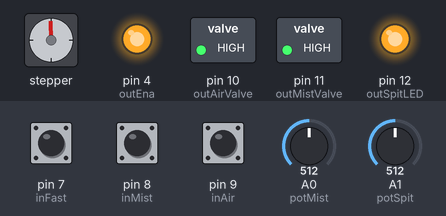
The sketch below on a simulated Arduino Uno, built with avr-gcc and run on an emulated ATmega328P. On the bench: stepper motor, switched loads named in the sketch (green lamp = pin HIGH), output pins drawn as LEDs (lit = HIGH). Wiring (inferred from the names in the program): stepper motor driver (200 steps per turn assumed): step pin 3; direction pin 2. Inputs (shaded band) come from the test bench; at power-on: pin 8 (inMist) HIGH, A1 (potSpit) = 512, pin 7 (inFast) HIGH, pin 9 (inAir) HIGH, A0 (potMist) = 512. Pins used as bus, display or sensor lines are not drawn.

Above: at 1.2 s.
1.3 s: pin 8 (inMist) pulled LOW for 0.15 s
At 1.39 s:
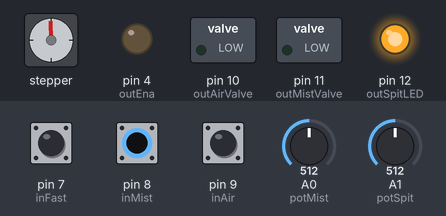
4.3 s: A1 (potSpit) set to 858
6.5 s: A1 (potSpit) set to 892
At 7.4 s:
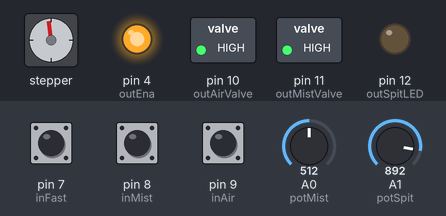
9.5 s: pin 7 (inFast) pulled LOW for 0.15 s
At 9.57 s:
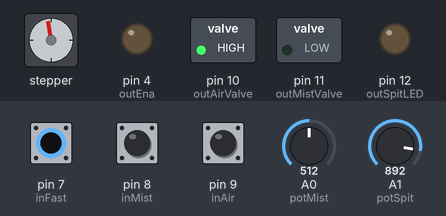
11.1 s: pin 9 (inAir) pulled LOW for 0.15 s
At 11.17 s:
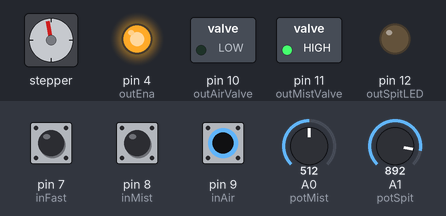
12.7 s: pin 8 (inMist) pulled LOW for 1 s
At 21.7 s:
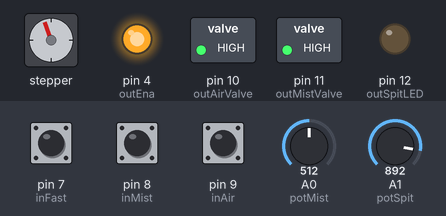
Timing chart, 0 to 26.5 s (numbered marks = the images above; inputs shaded):
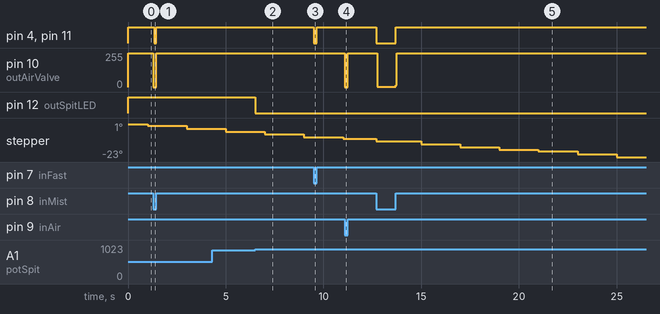

Measured:
- the behaviour switches between 874 and 875 on A1 (potSpit) (found by bisection; images 1 and 2)
- after the input at 1.3 s, pin 4 (outEna), pin 11 (outMistValve): HIGH → LOW at once, → HIGH 0.12 s later; pin 10 (outAirValve): 255/255 → 0/255 at once, → 255/255 0.15 s later
- after the input at 6.5 s, pin 12 (outSpitLED): HIGH → LOW at once
- after the input at 9.5 s, pin 4 (outEna), pin 11 (outMistValve): HIGH → LOW at once, → HIGH 0.15 s later
- after the input at 11.1 s, pin 10 (outAirValve): 255/255 → 0/255 at once, → 255/255 0.15 s later
- after the input at 12.7 s, pin 4 (outEna), pin 11 (outMistValve): HIGH → LOW at once, → HIGH 1.0 s later; pin 10 (outAirValve): 255/255 → 3/255 at once, → 255/255 0.96 s later

The sketch:

ColdEND_1.9.ino
```cpp
// (licence header left out)
#include <TimerOne.h>                       // Required library: https://github.com/PaulStoffregen/TimerOne
#include "config.h"


// Mist and spit variables
long mist_flow_rate;                        // Coolant flow rate value
int spit_time;                              // Spit mode time
byte spit_stat = 0;                         // Spit mode state
int mist_pot;                               // Raw mist potentiometer value
int mist_prev;                              // Previous smoothed mist potentiometer value
int mist_smooth;                            // Smoothed mist potentiometer value
int spit_pot;                               // Raw spit potentiometer value
byte air_valve = 0;                         // Air valve state (on/off)
byte mist_valve = 0;                        // Mist valve state (on/off)
unsigned long spit_start;                   // Spit mode start time in millis
unsigned long spit_stop;                    // Spit mode stop time in millis
byte mist_stat = HIGH;                      // Mist switch status
byte air_stat = HIGH;                       // Air switch status
byte ext_stat = HIGH;                       // External mist switch status
byte old_stat;                              // Previous status of external mist switch

// Display variables
float mist_pot_val;                         // Mist value in milliliter
int spit_pot_val;                           // Spit value in seconds
byte spit_mode;                             // Spit mode state
unsigned long prev_refresh = 0;             // Previous refresh time in millis
unsigned long curr_refresh;                 // Current refresh time in millis
float mist_pot_old;                         // Previous values to check for changes
int spit_pot_old;
byte mist_valve_old;
byte air_valve_old;

float exp_scale = log(max_ml_per_hour/min_ml_per_hour); // Exponential flow scaling

// Pump icon
const float pi = 3.14159267;
const int icon_center_x=75;
const int icon_center_y=58;
int iconvalue=1;
int iconcnt = 1;
int x;
int y;


void setup() {
  // Set output pins
  pinMode(outStep, OUTPUT);
  pinMode(outDir, OUTPUT);
  pinMode(outEna, OUTPUT);
  pinMode(outMistValve, OUTPUT);
  pinMode(outAirValve, OUTPUT);
  pinMode(outSpitLED, OUTPUT);

  // Set input pins
  pinMode(inMist, INPUT_PULLUP);
  pinMode(inFast, INPUT_PULLUP);
  pinMode(inAir, INPUT_PULLUP);

  // Set stepper pins
  digitalWrite(outDir, LOW);                // Change direction with HIGH and LOW
  digitalWrite(outEna, HIGH);               // Disable stepper

  // Initialize Display
  #ifdef SSD1306
    Serial.begin(9600);
    display.begin(SSD1306_SWITCHCAPVCC, OLED_ADD);
  #endif

  #ifdef SH1106
    Serial.begin(9600);
    display.begin(SH1106_SWITCHCAPVCC, OLED_ADD);
  #endif

  #ifdef HT16K33
    mistDisplay.begin(LED1_ADD);
    mistDisplay.setBrightness(BRIGHTNESS);
    spitDisplay.begin(LED2_ADD);
    spitDisplay.setBrightness(BRIGHTNESS);
  #endif

  #ifdef LCD
    lcd.begin();
    lcd.backlight();
  #endif

  Timer1.initialize(1000000);               // Initialize timer1
  Timer1.attachInterrupt(callback);         // Attaches callback() as a timer overflow interrupt
}


void loop() {
  readSpitPot();                            // Read values from spit pot
  readMistPot();                            // Read values from mist pot

  #ifdef momentary_switch                   // If momentary switches, check for toggling
    checkMistStat();
    #ifdef ext_mist_ctrl
      air_stat = HIGH;
    #else
      checkAirStat();
    #endif
  #else                                     // Else if normal switches, read switches
    mist_stat = digitalRead(inMist);
    air_stat = digitalRead(inAir);
  #endif

  if (spit_time > spit_min_time) {          // Activate spit LED when spit time > 1s
    digitalWrite(outSpitLED, HIGH);
  }
  else {
    digitalWrite(outSpitLED, LOW);
  }

  if (air_stat == LOW) {                    // Switching air valve
    openAirValve();
  }
  else {
    closeAirValve();
  }

  if (digitalRead(inFast) == LOW) {         // Switch to fast mode (overrides normal operation)
    #ifdef drain_system
      if (mist_pot_val == 0) {
        digitalWrite(outDir, HIGH);
      }
      else {
        digitalWrite(outDir, LOW);
      }
    #endif
    moveStepper(fast_flow_rate);
  }
  else if (mist_stat == LOW) {              // Switch air mode or mist mode, depending on coolant output
    openAirValve();
    if (mist_pot_val > 1) {                 // If coolant > 1 ml/h, , execute spit mode and then switch to normal operation
      spitMode();
      moveStepper(mist_flow_rate);
    }
    else {
      stopStepper();
    }
  }
  else {                                    // Stops normal operation (including spit mode)
    stopStepper();
    spit_stat = 0;
  }

  #if defined OLED || defined LED || defined LCD
    prepareDisplay();                       // Refresh display if necessary
  #endif
}


void spitMode() {
  // Spit mode, check for conditions and run for a predefined time
  if (spit_stat == 0 && spit_time > spit_min_time) {
    delay(switch_debounce);
    spit_start = millis();
    spit_stop = spit_start + spit_time;
    while (millis() < spit_stop) {          // Spit loop
      moveStepper(spit_flow_rate);          // Move stepper with spit flow rate

      if (millis() > spit_start + 1000){    // Spit countdown in seconds
        spit_start = millis();
        spit_pot_val--;
      }

      #if defined LCD || defined LED || defined OLED
        readMistPot();
        prepareDisplay();                   // Force display refresh
      #endif

      #ifdef momentary_switch               // Force check if mist mode is still active
        checkMistStat();
      #else
        mist_stat = digitalRead(inMist);
      #endif

      if (mist_stat == HIGH) {              // Interrupt loop if mist mode has been stopped
        break;
      }
    }
    spit_mode = 0;                          // Reset active spit mode flag
  }
  spit_stat = 1;                            // Flag indicating that spit mode has been executed
}


void moveStepper(long delay) {
  // Open mist valve and run stepper at desired speed
  #ifdef PROBOARD
    digitalWrite(outMistValve, HIGH);
  #else
    digitalWrite(outMistValve, LOW);
  #endif
  digitalWrite(outEna, LOW);
  Timer1.pwm(outStep, 512, delay);
  if (!spit_mode){
    mist_valve = 1;
  }
}


void stopStepper() {
  digitalWrite(outEna, HIGH);
  #ifdef PROBOARD
    digitalWrite(outMistValve, LOW);
  #else
    digitalWrite(outMistValve, HIGH);
  #endif
  mist_valve = 0;
}


void callback() {
  digitalWrite(outStep, digitalRead(outStep) ^ 1);
  iconcnt++;
  if (iconcnt > 80) {
    iconcnt = 1;
    if (iconvalue > 60) {
      iconvalue = 1;
    }
    else{
      iconvalue++;
    }
  }
}


void openAirValve() {
  #ifdef PROBOARD
    digitalWrite(outAirValve, HIGH);
  #else
    digitalWrite(outAirValve, LOW);
  #endif
  air_valve = 1;
}


void closeAirValve() {
  #ifdef PROBOARD
    digitalWrite(outAirValve, LOW);
  #else
    digitalWrite(outAirValve, HIGH);
  #endif
  air_valve = 0;
}


void readMistPot() {
  // Read mist pot, smooth the value and convert it for stepper speed and display output
  mist_prev = mist_smooth;
  mist_pot = analogRead(potMist);
  mist_smooth = smooth_filter*mist_pot + (1-smooth_filter)*mist_prev;
  #ifdef linear_control
    mist_pot_val = int(max(map(mist_smooth, 0, 1000, max_ml_per_hour, min_ml_per_hour), min_ml_per_hour));
  #else
    mist_pot_val = exp(max(0, 1000-mist_smooth)/1000.0*exp_scale)*min_ml_per_hour;
    if (mist_pot_val < 10) {
      mist_pot_val = int(mist_pot_val*10)/10.0;
    }
    else {
      mist_pot_val = int(mist_pot_val);
    }
  #endif
  if (mist_pot_val < 1.1) {
    mist_pot_val = 0;
  }
  mist_flow_rate = round(max_flow_rate * max_ml_per_hour / mist_pot_val);
}


void readSpitPot() {
  // Read spit pot and convert value for spit time and display output
  spit_pot = analogRead(potSpit);
  spit_time = map(spit_pot, 0, 1000, spit_max_time, 0);
  spit_pot_val = spit_time/1000;
}


#ifdef momentary_switch
  void checkMistStat() {
    // Read external mist control
    #ifdef ext_mist_ctrl
      ext_stat = digitalRead(inAir);
      if (ext_stat != old_stat) {
        if (ext_stat == LOW) {
          mist_stat = LOW;
        }
        else {
          mist_stat = HIGH;
        }
        old_stat = ext_stat;
      }
    #endif

    // Read momentary mist switch
    btnMist.update();
    if(btnMist.fell()) {
      if (mist_stat == HIGH) {
        mist_stat = LOW;
      }
      else {
        mist_stat = HIGH;
      }
    }
  }

  #ifndef ext_mist_ctrl
    void checkAirStat() {
      // Read momentary air switch
      btnAir.update();
      if(btnAir.fell()) {
        if (air_stat == HIGH) {
          air_stat = LOW;
        }
        else {
          air_stat = HIGH;
        }
      }
    }
  #endif
#endif


#if defined LCD || defined LED || defined OLED
  void prepareDisplay() {
    curr_refresh = millis();
    if (curr_refresh - prev_refresh >= screen_delay) {
      refreshDisplay();
      prev_refresh = curr_refresh;
    }
  }


  #ifdef LCD
    void refreshDisplay() {
      if (mist_pot_val != mist_pot_old || spit_pot_val != spit_pot_old || mist_valve != mist_valve_old || air_valve != air_valve_old) {
        lcd.clear();
        lcd.print("Coolant: ");
        #ifndef linear_control
          if (mist_pot_val < 10) {
            char s[4];
            dtostrf(mist_pot_val, 3, 1, s);
            lcd.print(s);
          }
          else {
            if (mist_pot_val < 100) {
              lcd.setCursor(10, 0);
            }
            lcd.print(int(mist_pot_val));
          }
        #else
          if (mist_pot_val < 10) {
            lcd.setCursor(11, 0);
          }
          else if (mist_pot_val < 100) {
            lcd.setCursor(10, 0);
          }
          else {
            lcd.setCursor(9, 0);
          }
          lcd.print(int(mist_pot_val));
        #endif
        lcd.print("ml/h");
        lcd.setCursor(0, 1);
        lcd.print("Spit T.:");
        lcd.setCursor(14, 1);
        lcd.print(spit_pot_val);
        lcd.print("s");
        #ifdef LCD16X4
          lcd.setCursor(-4, 2);
          lcd.print("C. Valve: ");
          if (mist_valve == 1) {
            lcd.setCursor(10, 2);
            lcd.print("On");
          }
          else {
            lcd.setCursor(11, 2);
            lcd.print("-");
          }
          lcd.setCursor(-4, 3);
          lcd.print("A. Valve: ");
          if (air_valve == 1) {
            lcd.setCursor(10, 3);
            lcd.print("On");
          }
          else {
            lcd.setCursor(11, 3);
            lcd.print("-");
          }
        #endif
        mist_pot_old = mist_pot_val;
        spit_pot_old = spit_pot_val;
        mist_valve_old = mist_valve;
        air_valve_old = air_valve;
      }
    }
  #endif


  #ifdef LED
    void refreshDisplay() {
      if (mist_pot_val != mist_pot_old || spit_pot_val != spit_pot_old || mist_valve != mist_valve_old || air_valve != air_valve_old) {
        mistDisplay.print(mist_pot_val);
        mistDisplay.writeDisplay();
        spitDisplay.clear();
        if (mist_valve == 1) {
          spitDisplay.writeDigitRaw(0, 0b10111001);
        }
        if (air_valve == 1) {
          spitDisplay.writeDigitRaw(1, 0b11110111);
        }
        spitDisplay.writeDigitNum(4, spit_pot_val);
        spitDisplay.writeDisplay();
        mist_pot_old = mist_pot_val;
        spit_pot_old = spit_pot_val;
        mist_valve_old = mist_valve;
        air_valve_old = air_valve;
      }
    }
  #endif


  #ifdef OLED
    void refreshDisplay() {
      display.clearDisplay();
      display.setTextSize(1);
      display.setTextColor(WHITE);
      display.setCursor(0, 0);
      display.print("Coolant");
      display.setCursor(101, 0);
      display.print("Spit");
      display.drawLine(0, 12, 128, 12, WHITE);
      display.setFont(&FreeSans18pt7b);
      display.setCursor(0, 42);
      #ifndef linear_control
        if (mist_pot_val < 10) {
          char s[4];
          dtostrf(mist_pot_val, 3, 1, s);
          display.print(s);
        }
        else {
          display.print(int(mist_pot_val));
        }
      #else
        display.print(int(mist_pot_val));
      #endif
      display.setFont();
      display.setTextSize(1);
      if (mist_pot_val < 10) {
        #ifndef linear_control
          display.setCursor(51, 36);
        #else
          display.setCursor(22, 36);
        #endif
      }
      else if (mist_pot_val < 100) {
      display.setCursor(41, 36);
      }
      else {
        display.setCursor(60, 36);
      }
      display.print("ml/h");
      display.setFont(&FreeSans18pt7b);
      display.setCursor(101, 42);
      display.print(spit_pot_val);
      display.setFont();
      display.setTextSize(1);
      display.setCursor(122, 36);
      display.print("s");
      display.drawLine(0, 48, 128, 48, WHITE);
      display.setTextColor(BLACK);
      if (mist_valve == 1) {
        display.fillRect(0, 54, 63, 10, WHITE);
        display.setCursor(2, 55);
        display.print("Coolant On");
        drawPump(iconvalue, 1);
      }
      else if (spit_mode == 1) {
        display.fillRect(0, 54, 57, 10, WHITE);
        display.setCursor(2, 55);
        display.print("Spit Mode");
        drawPump(iconvalue, 1);
      }
      if (air_valve == 1) {
        display.fillRect(89, 54, 39, 10, WHITE);
        display.setCursor(91, 55);
        display.print("Air On");
      }
      display.display();
    }


    void drawPump(int pump, int mode) {
      // Draw spinning pump icon
      display.drawCircle(icon_center_x, icon_center_y, 5, WHITE);
      y = (3*cos(pi-(2*pi)/60*pump))+icon_center_y;
      x = (3*sin(pi-(2*pi)/60*pump))+icon_center_x;
      if (mode == 1) {
        display.fillCircle(x, y, 2, WHITE);
      }
      else {
        display.drawCircle(x, y, 2, BLACK);
      }
    }
  #endif
#endif
```

Source omitted: config.h (6410 bytes)
